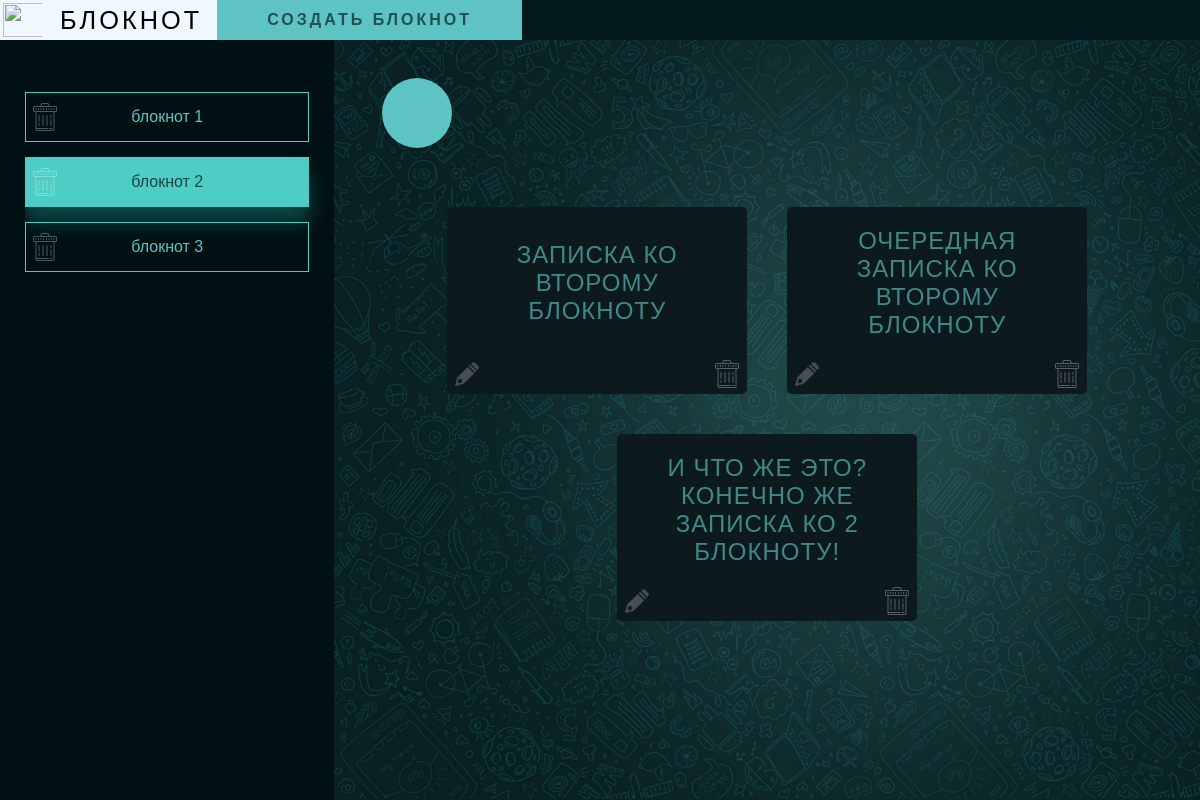
The app's page /index.php?id=2 with its own data.
### tables this page shows
CREATE TABLE `bloknoti` (
  `id_bloknot` int(11) NOT NULL,
  `bloknot_name` varchar(50) NOT NULL
);

CREATE TABLE `zapiski` (
  `id_zapis` int(11) NOT NULL,
  `text_zapis` varchar(1000) NOT NULL,
  `id_bloknot` int(11) NOT NULL
);

### index.php (the view, shortened to what this page needs)
<?php
	require('./php/connection.php');
	$idBloknot = $_GET['id'];
?>
<!DOCTYPE html>
<html>
<head>
	<link rel="stylesheet" type="text/css" href="./css/style_bloknot.css">
</head>
<body>
	<div class="verh">
		<img src="picture/icons8-журнал-100.png" class="icon">
		<div class="name">
			<a href="index.php" class="bloknot">БЛОКНОТ</a>
			<a href="create.php" class="back"> СОЗДАТЬ БЛОКНОТ</a>
	    </div>
	</div>
	<div class="niz">
		<div class="left">
			<?php
				$queryBloknoti = "SELECT * FROM bloknoti;";
				$resultBloknoti = mysqli_query($link, $queryBloknoti);
				echo '<div class="zametki">';
				while ($bloknot = mysqli_fetch_assoc($resultBloknoti))
				{
					if ($idBloknot == $bloknot['id_bloknot'])
					{
						echo '
							<div class="zametka-div">
								<a class="zametka active" href="index.php?id='. $bloknot['id_bloknot'].'">'. $bloknot['bloknot_name'] .'</a>
								<a href="php/delete_bloknot.php?id='.$bloknot['id_bloknot'].'" class="delete delete-bloknot"> </a>
							</div>
							';
					}
					else
					{
						echo '
						<div class="zametka-div">
							<a class="zametka" href="index.php?id='. $bloknot['id_bloknot'].'">'. $bloknot['bloknot_name'] .'</a>
							<a href="php/delete_bloknot.php?id='.$bloknot['id_bloknot'].'" class="delete delete-bloknot"> </a>
						</div>
						';
					}
				}
				echo '</div>';
			?>
		</div>
		<div class="right" id="module">
			<?php
				if (isset($idBloknot))
				{
					echo '<div class="plus"><a href="create.php?id='.$idBloknot.'" class="btn_plus"> </a></div>';
				}
				else
				{
					echo `<br>`;
				}
			?>
			<div id="myDIV">
			<?php
				if (isset($idBloknot))
				{
					$queryZapiski = "SELECT * FROM zapiski WHERE id_bloknot = $idBloknot";
					$resultZapiski = mysqli_query($link, $queryZapiski);
					while ($zapiska = mysqli_fetch_assoc($resultZapiski))
					{
						echo '<p class="btn">'. $zapiska['text_zapis'] .'
								<a href="redaktor.php?id='.$zapiska['id_zapis'].'" class="delete edit"> </a>
								<a href="php/delete_zapis.php?id='.$zapiska['id_zapis'].'&bloknot='.$idBloknot.'" class="delete "> </a>
							</p>';
					}
				}
				else
				{
					echo '<h2> Выберите блокнот </h2>';
				}
			?>
			</div>
		</div>
	</div>
</body>
</html>

### css/style_bloknot.css (style rules this page uses)
* { padding: 0; margin: 0; outline: none; box-sizing: border-box; }
html, body { height: 100%; background-color: #001013; font-family: 'Montserrat', sans-serif; }
body { overflow: hidden; }
.plus { display: flex; }
.btn_plus { background-image: url(../picture/icons8-плюс-100.png); background-repeat: no-repeat; background-size: contain; width: 70px; height: 70px; margin-top: 5%; margin-bottom: 5%; background-color: #5dc3c3; border-radius: 106px; }
.verh { min-height: 5%; height: 40px; width: 100%; background-color: #02191d; display: flex; align-items: center; }
.bloknot { text-decoration: none; color: #000000; height: 100%; display: flex; justify-content: center; align-items: center; text-align: center; background-color: aliceblue; padding: 0 15px; letter-spacing: 3px; font-size: 19pt; }
.name { min-width: 25%; height: 100%; display: flex; }
.back { text-align: center; height: 100%; background-color: #5dc3c3; display: flex; justify-content: center; align-items: center; text-decoration: none; padding: 0px 50px; text-transform: uppercase; letter-spacing: 3px; font-weight: 600; color: #001013a3; }
img { height: 100%; background-color: aliceblue; padding: 3px; width: 45px; }
.niz { height: 95%; display: flex; }
.left { min-width: 250px; width: 37%; display: flex; flex-direction: column; overflow-y:auto; margin: 0 25px; margin-right: 0; margin-bottom: 25px; }
.zametki { margin-right: 25px; flex-grow: 1; margin-bottom: 25px; }
.zametka-div { position: relative; }
.zametka { text-decoration: none; width: 100%; display: block; border: 1px solid #4ECDC4; color: #5dc3c3; text-align: center; margin: 15px 0; padding: 15px 10px; position: relative; }
.zametka.active { background-color: #4ECDC4; color: 0 15px 20px rgba(36, 162, 156, 0.4); }
.delete { background-image: url(../picture/icons8-мусор-64.png); max-height: 40px; height: 100%; width: 40px; background-size: 80%; background-position: center; background-repeat: no-repeat; border: none; background-color: #9acd3200; filter: invert(1); cursor: pointer; opacity: 0.3; position: absolute; bottom: 0; right: 0; transition: 0.3s all; }
.edit { background-size: 60%; background-image: url(../picture/pencil_4076.png); left: 0; }
.right { background-image: url(../picture/fon.png); width: 100%; padding: 0% 4%; overflow-y: auto; background-size: cover; }
.delete-bloknot { left: 0; height: 100%; max-height: 100%; }
.btn { display: flex; justify-content: center; align-items: center; text-decoration: none; border: none; border-radius: 5px; width: 300px; text-transform: uppercase; min-height: 150px; margin: 20px; padding: 20px; cursor: pointer; background-color: #0c1a1d; letter-spacing: 1px; color: #5dc3c3a8; font-size: x-large; text-align: center; position: relative; padding-bottom: 55px; }
#myDIV { display: flex; flex-wrap: wrap; justify-content: center; }
.active { background: #5dc3c3; box-shadow: 0 15px 20px rgba(36, 162, 156, 0.4); color: #0c1a1dc4; transition: all 0.3s ease-in-out; }

### records on screen
bloknoti: bloknot_name "блокнот 1"
bloknoti: bloknot_name "блокнот 2"
bloknoti: bloknot_name "блокнот 3"
zapiski: text_zapis "ЗАПИСКА КО ВТОРОМУ БЛОКНОТУ"
zapiski: text_zapis "ОЧЕРЕДНАЯ ЗАПИСКА КО ВТОРОМУ БЛОКНОТУ"
zapiski: text_zapis "И ЧТО ЖЕ ЭТО? КОНЕЧНО ЖЕ ЗАПИСКА КО 2 БЛОКНОТУ!"
